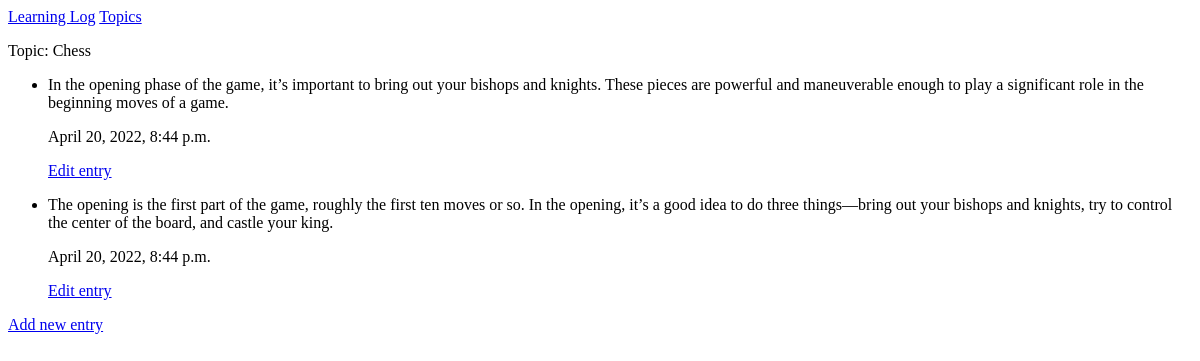
Page /topics/1/ on the earlier database version.
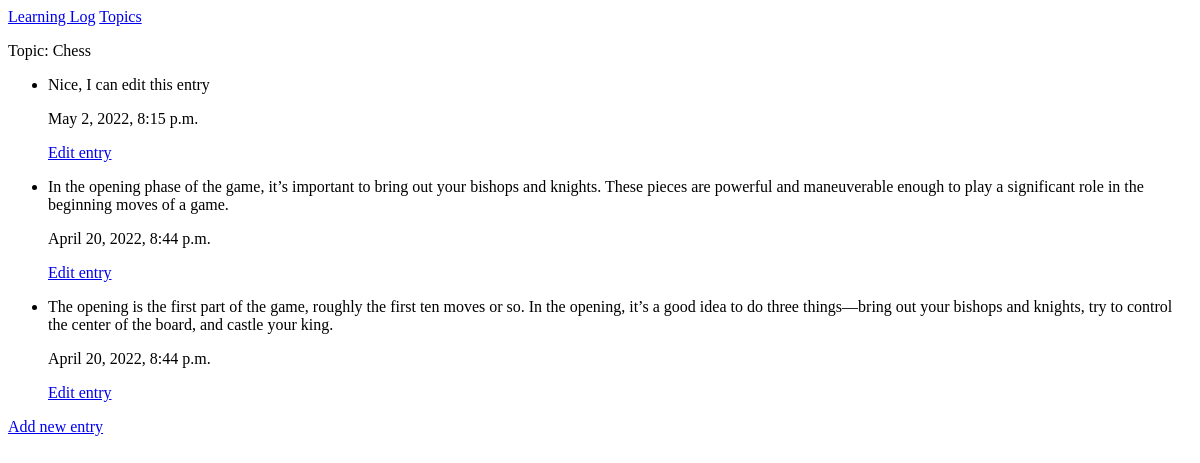
Same page on the later database version.
### MainApp/models.py (models this page shows, shortened)
class Topic(models.Model):
    text = models.CharField(max_length=200)
    date_added = models.DateTimeField(auto_now_add=True)
    def __str__(self):
        return self.text

class Entry(models.Model):
    topic = models.ForeignKey(Topic, on_delete=models.CASCADE)
    text = models.TextField()
    date_added = models.DateTimeField(auto_now_add=True)
    class Meta:
        verbose_name_plural = 'entries'

### MainApp/views.py (the view)
def topic(request, topic_id):
    topic = Topic.objects.get(id=topic_id)
    entries = topic.entry_set.order_by('-date_added')
    context = {'topic':topic,'entries':entries}
    return render(request, 'MainApp/topic.html',context)

### MainApp/templates/mainapp/topic.html
{% extends "MainApp/base.html" %}
{% block content %}
<p>
    Topic: {{ topic }}
</p>
<ul>
    {% for e in entries %}
    <li>
        <p> {{ e.text }}</p>
        <p> {{ e.date_added }}</p>
        <p><a href="{% url 'MainApp:edit_entry' e.id %}">Edit entry</a></p>
    </li>
    {% empty %}
    <li> There are no entries for this topic yet.</li>
    {% endfor %}
</ul>
<p><a href="{% url 'MainApp:new_entry' topic.id %}">Add new entry</a></p>
{% endblock content %}

### MainApp/templates/mainapp/base.html
<p>
    <a href="{% url 'MainApp:index' %}">Learning Log</a>
    <a href="{% url 'MainApp:topics' %}">Topics</a>
</p>
{% block content %}
{% endblock content %}

Differences in the rows shown:
added Entry: text "Nice, I can edit this entry", date_added "May 2, 2022, 8:15 p.m."
